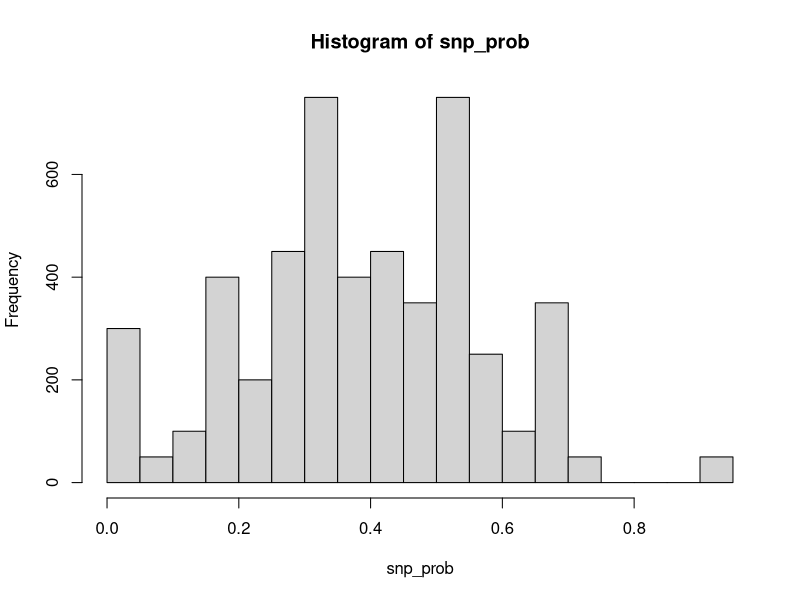
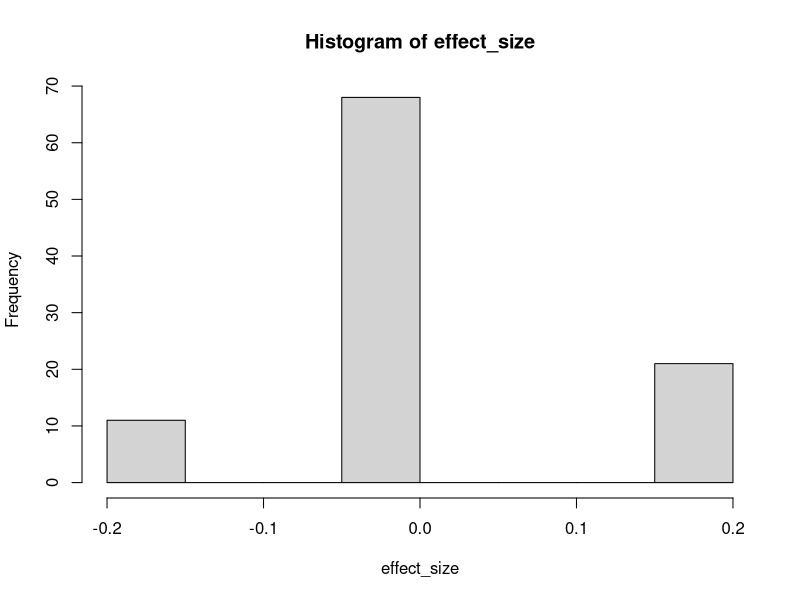
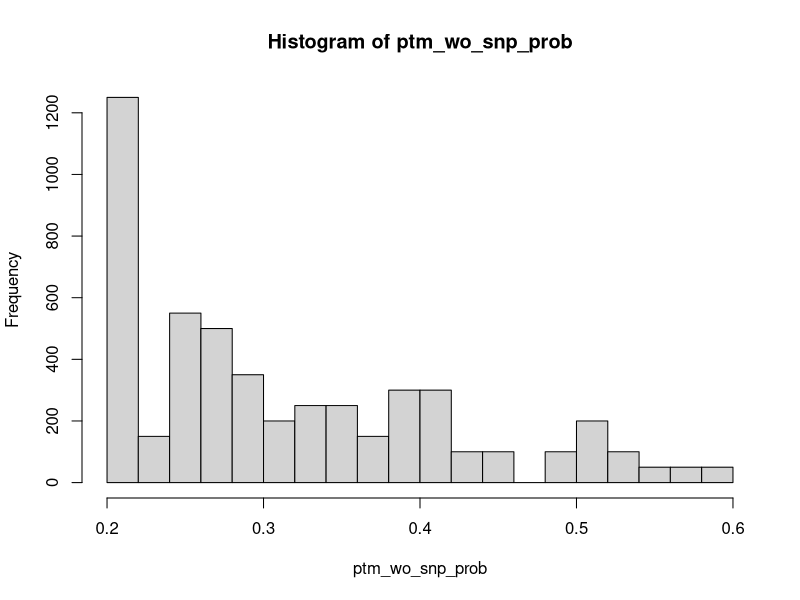
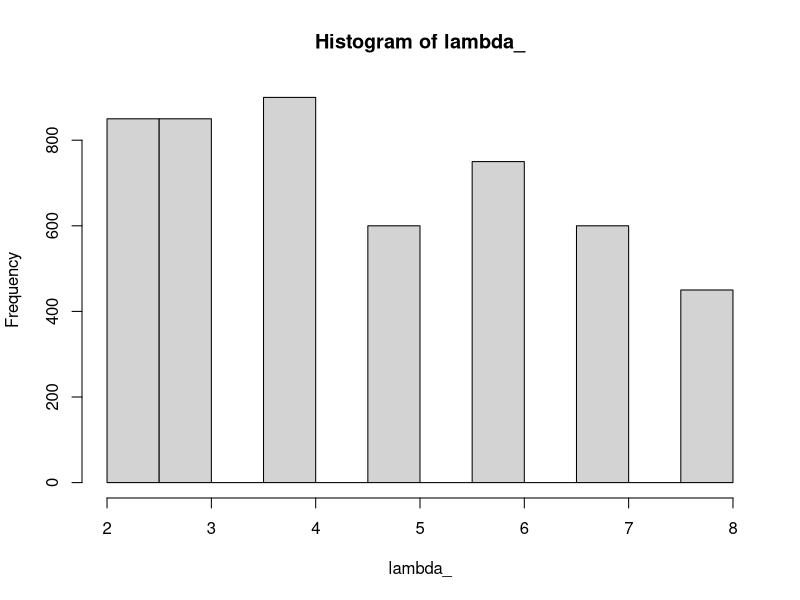
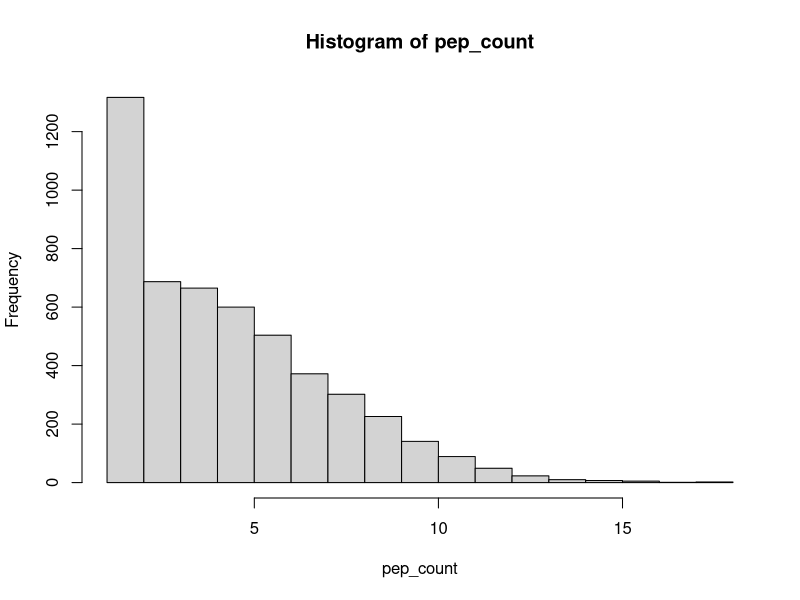
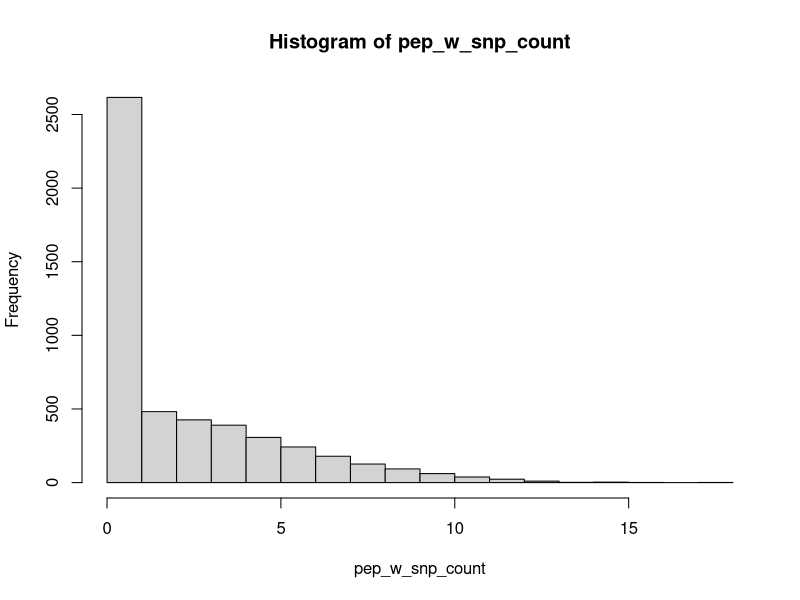
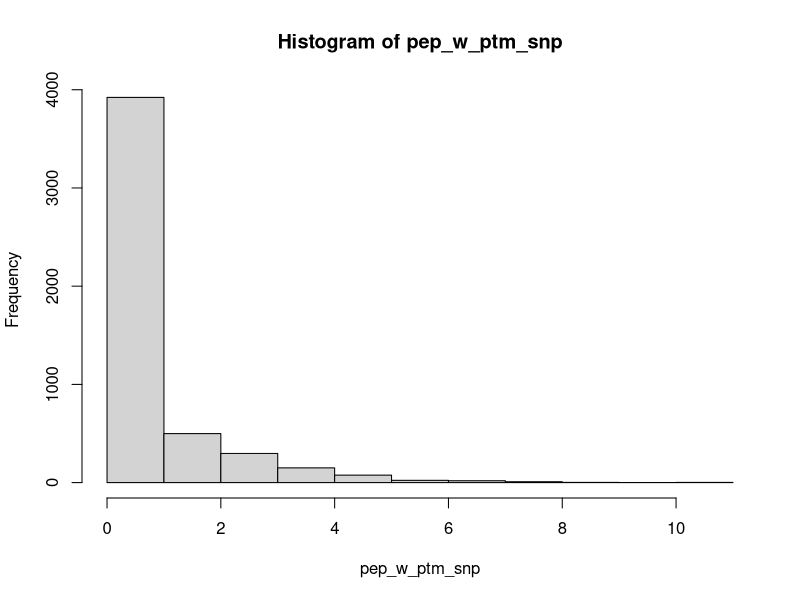
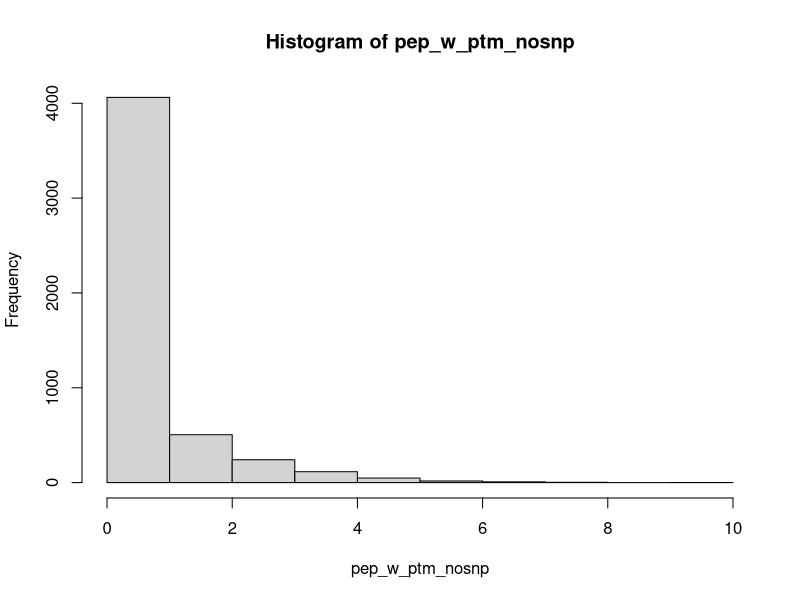

Generate these figures, in order, with R:
## ---- chunk 1
knitr::opts_chunk$set(echo = TRUE)
## ---- chunk 2

library(purrr)
library(MASS)
set.seed(24601)
library(tidyverse)

patient_count <- 50
snp_ptm_id_count <- 100

## ---- chunk 3
#p
snp_prob <- rep(rnorm(snp_ptm_id_count, 0.4, 0.2), patient_count)
snp_prob <- pmax(pmin(1, snp_prob), 0)
hist(snp_prob)

## ---- chunk 4
#z
effect_size <- sample(c(-0.2, 0, 0.2), size = snp_ptm_id_count, replace = TRUE, prob = c(0.15, 0.7, 0.15))
hist(effect_size)

## ---- chunk 5
#probability of PTM without SNP (q)
ptm_wo_snp_prob <- rep(rnorm(snp_ptm_id_count, 0.3, 0.15), patient_count)
ptm_wo_snp_prob <- pmax(pmin(1, ptm_wo_snp_prob), 0.2)
hist(ptm_wo_snp_prob)

## ---- chunk 6
#peptide count parameter
lambda_ <- rep(sample(2:8, size = snp_ptm_id_count, replace = TRUE), patient_count)
hist(lambda_)

## ---- chunk 7
#n
pep_count = rpois(patient_count*snp_ptm_id_count, lambda = lambda_)
pep_count = replace(pep_count, pep_count==0, 1)
hist(pep_count)

## ---- chunk 8
#x
pep_w_snp_count <- numeric(patient_count * snp_ptm_id_count)
for (i in 1:(patient_count*snp_ptm_id_count)) {
  pep_w_snp_count[i] = min(pep_count[i], sample(c(0, 0.5, 1), size = 1, replace = TRUE, prob = c((1 - snp_prob[i])^2, snp_prob[i]^2, max(1 - ((1 - snp_prob[i])^2 + snp_prob[i]^2), 0))))
}
pep_w_snp_count[pep_w_snp_count == 1] <- pep_count[pep_w_snp_count == 1]
pep_w_snp_count[pep_w_snp_count == 0.5] <- rbinom(length(pep_w_snp_count[pep_w_snp_count == 0.5]), pep_count[pep_w_snp_count == 0.5], 0.5)

hist(pep_w_snp_count)

## ---- chunk 9
#y1
pep_w_ptm_snp = rbinom(patient_count * snp_ptm_id_count, pep_w_snp_count, ptm_wo_snp_prob + effect_size)
hist(pep_w_ptm_snp)

## ---- chunk 10
#y2
pep_w_ptm_nosnp = rbinom(patient_count * snp_ptm_id_count, pep_count - pep_w_snp_count, ptm_wo_snp_prob)
hist(pep_w_ptm_nosnp)

## ---- chunk 11

# Convert the data to matrix form, this is the original form
dat = data.frame(snp_ptm_id = rep(1:snp_ptm_id_count, patient_count),
                 patient = rep(1:patient_count, each = snp_ptm_id_count), peptide = pep_count,
                 snp = pep_w_snp_count, non_snp = pep_count - pep_w_snp_count, snp_ptm = pep_w_ptm_snp, non_snp_ptm = pep_w_ptm_nosnp)
dat <- dat %>% mutate(effect_size = effect_size[snp_ptm_id])
dat = as_tibble(dat)
dat

## ---- chunk 12

#x expanded as series of 1s (snp) and 0s (no snp) for new data table
pep_w_snp_long <- numeric(0)
for (i in 1:(patient_count*snp_ptm_id_count)) {
  pep_w_snp_long <- c(pep_w_snp_long, rep(1, pep_w_snp_count[i]), rep(0, pep_count[i] - pep_w_snp_count[i]))
}
hist(pep_w_snp_long)

## ---- chunk 13

#expanded ptm counts for new data table
pep_w_ptm_long <- numeric(0)
for (i in 1:(patient_count * snp_ptm_id_count)) {
  pep_w_ptm_long <- c(pep_w_ptm_long, rep(1, pep_w_ptm_snp[i]), rep(0, pep_w_snp_count[i] - pep_w_ptm_snp[i]), rep(1, pep_w_ptm_nosnp[i]), rep(0, pep_count[i] - (pep_w_snp_count[i] + pep_w_ptm_nosnp[i])))
}
hist(pep_w_ptm_long)

## ---- chunk 14

#original form expanded out by number of peptides
dat_long <- data.frame(snp_ptm_id = rep(rep(1:snp_ptm_id_count, patient_count), pep_count), 
                     patient = rep(rep(1:patient_count, each = snp_ptm_id_count), pep_count),
                     snp = pep_w_snp_long, ptm = pep_w_ptm_long)
dat_long <- dat_long %>% mutate(effect_size = effect_size[snp_ptm_id])
dat_long <- as_tibble(dat_long)
dat_long

## ---- chunk 15

# Convert to a coarser form
dat_coarse = dat
dat_coarse$snp_type = cut(dat_coarse$snp/dat_coarse$peptide, breaks = c(-Inf, 0.33, 0.66, Inf), labels = c(0, 0.5, 1), include.lowest = TRUE)
dat_coarse$snp_type <- (as.numeric(dat_coarse$snp_type) - 1) / 2
dat_coarse$effect_size = dat_coarse$effect_size
dat_coarse = dat_coarse %>% select(snp_ptm_id, patient, peptide, snp_type, snp_ptm, effect_size)
dat_coarse$snp_ptm <- dat_coarse$snp_ptm / dat_coarse$peptide

dat_coarse

## ---- chunk 16

#coarse data linear regression model
coarse_lm_b <- numeric(snp_ptm_id_count)
coarse_lm_pval <- numeric(snp_ptm_id_count)

for (idc in 1:snp_ptm_id_count) {
  subset_data <- subset(dat_coarse, snp_ptm_id == idc)
  if(all(subset_data$snp_ptm == 0)) {
    coarse_lm_b[idc] <- NA
    coarse_lm_pval[idc] <- NA
  } else {
    coarse_lm <- lm(snp_ptm ~ snp_type, data = subset_data)
    coarse_lm_pval[idc] <- summary(coarse_lm)$coefficients[2,4]
    coarse_lm_b[idc] <- coef(coarse_lm)[2]
  }
}

#coarse data snp-ptm ID vs p-value plot
sig_col <- ifelse(coarse_lm_pval < 0.05, "red", "black")
plot(seq_len(snp_ptm_id_count), coarse_lm_pval, main = "Significance of snp-ptm correlation (coarse)",
     xlab = "snp-ptm id", ylab = "p-value", pch = 20, col = sig_col)
abline(h = 0.05, col = "red4")

## ---- chunk 17

plot(dat_coarse$snp_type, dat_coarse$snp_ptm, main = "normalized snp-ptm count for each snp type (coarse)", xlab = "snp_type", ylab = "snp-ptm count")

plot(1:100, coarse_lm_b, main = "beta of each snp-ptm id (coarse data)", xlab = "snp-ptm_id", ylab = "B-value")

plot(effect_size, coarse_lm_b, main = "beta vs effect size (coarse data)", xlab = "effect_size", ylab = "B-value")

## ---- chunk 18

#old data linear regression model
old_lm_b <- numeric(snp_ptm_id_count)
old_lm_pval <- numeric(snp_ptm_id_count)

for (idc in 1:snp_ptm_id_count) {
  subset_data <- subset(dat_long, snp_ptm_id == idc)
  if(all(subset_data$snp == 0) | all(subset_data$ptm == 0)) {
    old_lm_b[idc] <- NA
    old_lm_pval[idc] <- NA
  } else {
    old_lm <- lm(ptm ~ snp, data = subset_data)
    old_lm_pval[idc] <- summary(old_lm)$coefficients[2,4]
    old_lm_b[idc] <- coef(old_lm)[2]
  }
}

#old data snp-ptm ID vs p-value plot
sig_col_2 <- ifelse(old_lm_pval < 0.05, "blue", "black")
plot(seq_len(snp_ptm_id_count), old_lm_pval, main = "Significance of snp-ptm correlation (old)",
     xlab = "snp-ptm id", ylab = "p-value", pch = 20, col = sig_col_2)
abline(h = 0.05, col = "blue4")

## ---- chunk 19

plot(1:100, old_lm_b, main = "beta of each snp-ptm id (old data)", xlab = "snp-ptm_id", ylab = "B-value")


plot(effect_size, old_lm_b, main = "beta vs effect size (old data)", xlab = "effect_size", ylab = "B-value")

